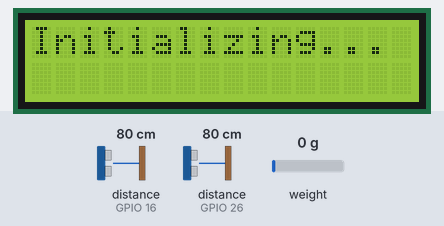
The sketch below on a simulated ESP32. Shown: 16×2 character LCD. Wiring (inferred from the names in the program): 2 × ultrasonic range finder: trigger GPIO 15, echo GPIO 16 / trigger GPIO 25, echo GPIO 26. The test bench sets the inputs (shaded band); at power-on: distance to the obstacle (sensors on GPIO 16, GPIO 26) 80 cm, weight on the scale 0 g. The echo pulse lasts 58.3 µs per cm; WiFi joins after 1.5 s; servers stay silent unless stated; uploads are accepted with an empty reply; what the sketch prints to the serial monitor is not drawn.

Above: at 3.6 s.
At 7.7 s:
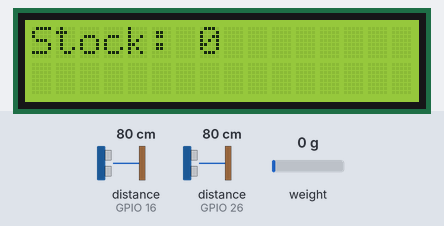

The sketch:

code.ino
```cpp
#include <Wire.h>
#include <LiquidCrystal_I2C.h>
#include "HX711.h"
#include <WiFi.h>
#include <HTTPClient.h>

// WiFi credentials and server URL
const char* ssid = "";
const char* password = "";
const char* serverUrl = "";// posting weights
const char* serverUrl2 = "";// posting number of stocks

// HX711 pins
#define DOUT 4
#define CLK 5

// Ultrasonic Sensor pins
#define TRIG1 25
#define ECHO1 26
#define TRIG2 15
#define ECHO2 16

// Stock calculation constants
const int max_stock_per_sensor = 10;
const float base_distance_cm = 5.0;
const float object_spacing_cm = 5.0;

// LCD setup
LiquidCrystal_I2C lcd(0x27, 16, 2);

HX711 scale;

bool isWaitingForWeight = false;

void setup() {
  Serial.begin(115200);
  delay(2000);

  Wire.begin(18, 19); // SDA, SCL for ESP32

  // Connect to WiFi
  WiFi.begin(ssid, password);
  int attempts = 0;
  while (WiFi.status() != WL_CONNECTED && attempts < 20) {
    delay(500);
    Serial.print(".");
    attempts++;
  }
  Serial.println();
  if (WiFi.status() == WL_CONNECTED) {
    Serial.println("Connected to WiFi");
  } else {
    Serial.println("WiFi connection failed!");
  }

  // LCD initialization
  lcd.init();
  lcd.backlight();
  lcd.setCursor(0, 0);
  lcd.print("Initializing...");

  // HX711 setup
  scale.begin(DOUT, CLK);

  delay(1000);
  if (scale.is_ready()) {
    long reading = scale.get_units(10); // Average over 10 readings
    Serial.print("Weight reading: ");
    Serial.println(reading);
  } else {
    Serial.println("HX711 not found.");
  }

  scale.tare();
  scale.set_scale(49225);

  // Ultrasonic sensor setup
  pinMode(TRIG1, OUTPUT);
  pinMode(ECHO1, INPUT);
  pinMode(TRIG2, OUTPUT);
  pinMode(ECHO2, INPUT);

  delay(1000);
  lcd.clear();
}

// Function to read distance from ultrasonic sensor
float readDistanceCM(int trigPin, int echoPin) {
  digitalWrite(trigPin, LOW);
  delayMicroseconds(2);
  digitalWrite(trigPin, HIGH);
  delayMicroseconds(10);
  digitalWrite(trigPin, LOW);
  long duration = pulseIn(echoPin, HIGH, 30000);
  float distance = duration * 0.034 / 2;
  return distance;
}

// Calculate stock based on distance
int calculateStock(float distance_cm) {
  int missing_items = int((distance_cm - base_distance_cm) / object_spacing_cm);
  int stock = max(0, max_stock_per_sensor - missing_items);
  return stock;
}

void loop() {
  // Get distance and stock
  float dist1 = readDistanceCM(TRIG1, ECHO1);
  int stock1 = calculateStock(dist1);
  float dist2 = readDistanceCM(TRIG2, ECHO2);
  int stock2 = calculateStock(dist2);
  int stock  = stock1 + stock2 ;
  Serial.print(" cm | Stock: ");
  Serial.println(stock);

  // Display stock on LCD
  lcd.clear();
  lcd.setCursor(0, 0);
  lcd.print("Stock: ");
  lcd.print(stock);


  // Send stock data
  if (WiFi.status() == WL_CONNECTED) {
    HTTPClient http;
    String fullUrl2 = serverUrl2;
    fullUrl2 += "?a=" + String(stock1)+"&b="+ String(stock2);

    http.begin(fullUrl2);
    int httpResponseCode2 = http.GET();

    if (httpResponseCode2 > 0) {
      Serial.print("HTTP GET Response code: ");
      Serial.println(httpResponseCode2);
      String response2 = http.getString();
      Serial.print("Server response: ");
      Serial.println(response2);
    } else {
      Serial.print("HTTP request failed. Code: ");
      Serial.println(httpResponseCode2);
    }

    http.end();
  }

  // Get weight
  float weight = scale.get_units(500);
  Serial.println(weight);

  if (!isWaitingForWeight && weight > 0.4) {
    // Upload the weight
    Serial.print("Weight: ");
    Serial.println(weight, 1);
    lcd.setCursor(0, 1);
    lcd.print("Weight: ");
    lcd.print(weight, 1);
    lcd.print(" kg");

    if (WiFi.status() == WL_CONNECTED) {
      HTTPClient http;
      String fullUrl = serverUrl;
      fullUrl += "?a=" + String(weight, 1);

      http.begin(fullUrl);
      int httpResponseCode = http.GET();

      if (httpResponseCode > 0) {
        Serial.print("HTTP GET Response code: ");
        Serial.println(httpResponseCode);
        String response = http.getString();
        Serial.print("Server response: ");
        Serial.println(response);
        isWaitingForWeight = true;  // Start waiting
      } else {
        Serial.print("HTTP request failed. Code: ");
        Serial.println(httpResponseCode);
      }

      http.end();
    } else {
      Serial.println("WiFi not connected.");
    }
  }

  // If we're in waiting mode, monitor until weight is removed
  if (isWaitingForWeight) {
    if (weight <= 0.05) {
      Serial.println("Weight removed. Ready for next item.");
      isWaitingForWeight = false;
    } else {
      Serial.println("Waiting for weight to be removed...");
    }
  }

  delay(1000);
}
```

Measured:
- what the display in image 0 shows lasts 4.0 s, from 3.6 s to 7.6 s
